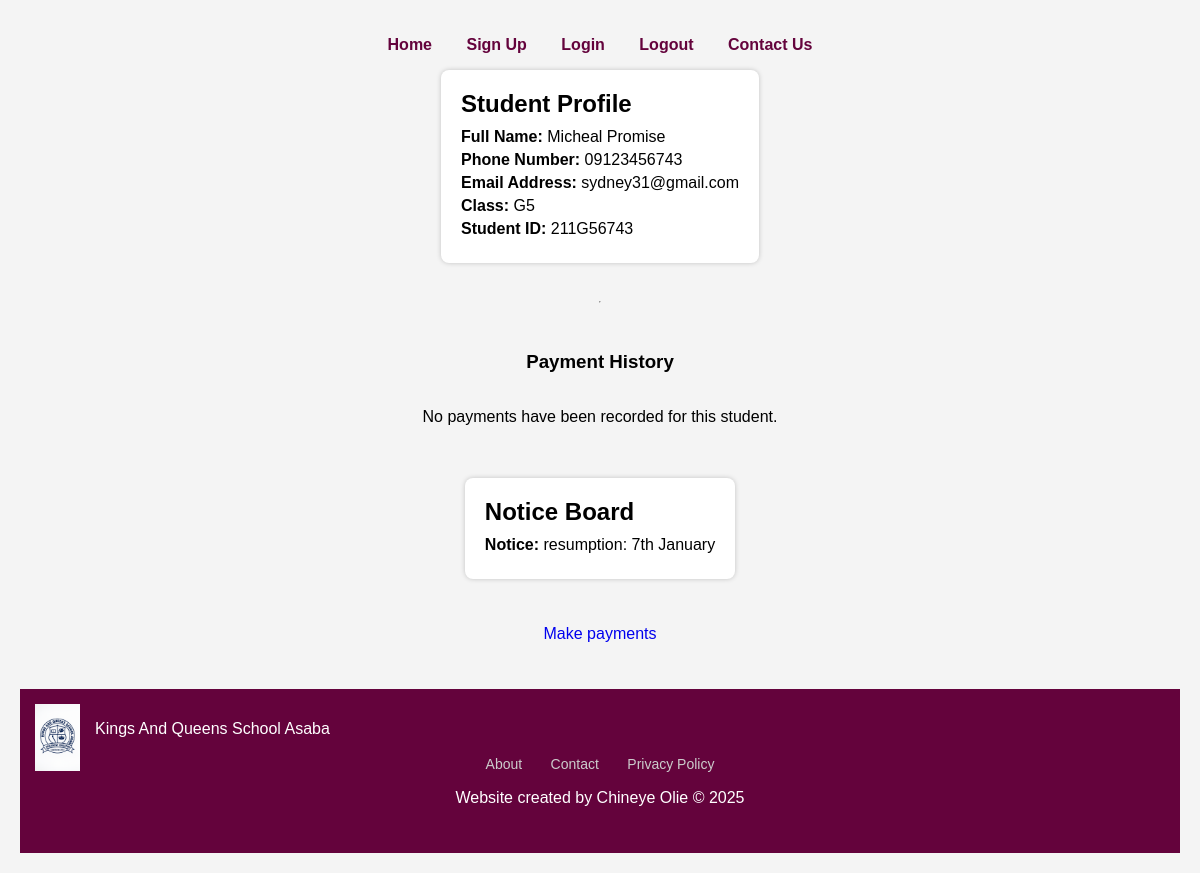
Screenshot of /adminstudent_profile/211G56743 with the database file from the repository.
### website/models.py (models this page shows)
class User(db.Model, UserMixin):
    id = db.Column(db.Integer, primary_key=True)
    student_id = db.Column(db.String(20), nullable=False)
    name = db.Column(db.String(100))
    email = db.Column(db.String(150), unique=True)
    phone = db.Column(db.String(20), nullable=False)
    password = db.Column(db.String(150), nullable=False)
    class_level = db.Column(db.String(10), nullable=False)

class Calender(db.Model, UserMixin):
    id = db.Column(db.Integer, primary_key=True)
    content= db.Column(db.Text)

### website/input.py (the view)
@input.route('/adminstudent_profile/<student_id>')
def student_profile(student_id):
    user = User.query.filter_by(student_id=student_id).first_or_404()
    payments = Payment.query.filter_by(student_id=student_id).all()
    calender = Calender.query.first()
    return render_template("adminstudent_profile.html", user=user, payments=payments, calender=calender)

### website/templates/adminstudent_profile.html (shortened to what this page needs)
<!DOCTYPE html>
<html lang="en">
<head>
    <link href="static/style.css" rel="stylesheet" >
</head>
<body>
    <nav>
        <ul>
            <li><a id="home" href="/">Home</a></li>
      <li><a id="signUp" href="/signup">Sign Up</a></li>
      <li><a id="login" href="/login">Login</a></li>
      <li><a id="logout" href="/logout">Logout</a></li>
      <li><a id="contact" href="/contact">Contact Us</a></li>
        </ul>
    </nav>
    <div class="profile-box">
        <div class="profile-title">Student Profile</div>
        <p class="profile-field"><strong>Full Name:</strong> {{ user.name }}</p>
        <p class="profile-field"><strong>Phone Number:</strong> {{ user.phone }}</p>
        <p class="profile-field"><strong>Email Address:</strong> {{ user.email }}</p>
        <p class="profile-field"><strong>Class:</strong> {{ user.class_level }}</p>
        <p class="profile-field"><strong>Student ID:</strong> {{ user.student_id }}</p>
    </div>
    <hr>
    <h3>Payment History</h3>
    {% if payments %}
        <table>
            <tr>
                <th>Amount Paid</th>
                <th>Date Paid</th>
                <th>Balance</th>
            </tr>
            {% for payment in payments %}
            <tr>
                <td>{{ payment.amount_paid }}</td>
                <td>{{ payment.date_paid }}</td>
                <td>{{ payment.balance }}</td>
            </tr>
            {% endfor %}
        </table>
    {% else %}
        <p>No payments have been recorded for this student.</p>
    {% endif %}
    <br><br>
    <div class="profile-box">
      <div class="profile-title">Notice Board</div>
      <p class="profile-field"><strong>Notice:</strong> {{ calender.content }}</p>
      </div>
  <p><a href="/payment">Make payments</p></a>
    <footer class="footer">
        <div class="footer-content">
          <img src= "{{ url_for('static', filename='file_0000000051a8620a8e2cce67cac70511.png') }}" alt="school logo" class="footer-logo">
      </div>
      <p class="footer-writing">Kings And Queens School Asaba</p>
      <br><br>
      <div class="footer-links">
        <a href="/about">About</a>
        <a href="/contact">Contact</a>
        <a href="/privacypolicy">Privacy Policy</a>
      </div>
        <p> Website created by Chineye Olie &copy; 2025</p>
      </footer>
</body>
</html>

### website/static/style.css (style rules this page uses)
body { background-color: #f0f0f0; font-family:sans-serif; display: flex; flex-direction: column; align-items: center; margin: 0; }
nav ul { list-style-type: none; padding: 0; }
nav ul li { display: inline; margin: 0 15px; }
nav ul li a { color: white; text-decoration: none; font-weight: bold; }
footer { margin-top: 30px; text-align: center; color: #555; }
.footer { background-color: rgb(100, 3, 60);; color: #fff; width: 100%; padding: 30px 0; text-align: center; position: relative; left: 0; bottom: 0; }
.footer-content { display: flex; flex-direction: column; align-items: center; gap: 15px; }
.footer-logo { width: 45px; height: auto; position: absolute; top: 15px; left: 15px; z-index: 2; }
.footer-writing { position: absolute; top: 15px; left: 75px; z-index: 2; }
.footer-links a { color: #ccc; margin: 0 12px; text-decoration: none; font-size: 14px; }
a { text-decoration: none; }
.profile-box { background: white; padding: 20px; margin-bottom: 30px; border-radius: 8px; box-shadow: 0 0 5px rgba(0,0,0,0.2); }
.profile-title { font-size: 24px; margin-bottom: 10px; font-weight: bold; }
.profile-field { margin: 5px 0; font-size: 16px; }
h3 { margin-top: 40px; }
body { font-family: Arial, sans-serif; padding: 20px; background: #f4f4f4; }

### website/templates/adminstudent_profile.html (style rules this page uses)
body { font-family: Arial, sans-serif; padding: 20px; background: #f4f4f4; }
.profile-box { background: white; padding: 20px; margin-bottom: 30px; border-radius: 8px; box-shadow: 0 0 5px rgba(0,0,0,0.2); }
.profile-title { font-size: 24px; margin-bottom: 10px; font-weight: bold; }
.profile-field { margin: 5px 0; font-size: 16px; }
h3 { margin-top: 40px; }
nav ul { list-style-type: none; padding: 0; }
nav ul li { display: inline; margin: 0 15px; }
nav ul li a { color: rgb(100, 3, 60); text-decoration: none; font-weight: bold; }
.footer { background-color: rgb(100, 3, 60);; color: #fff; width: 100%; padding: 30px 0; text-align: center; position: relative; left: 0; bottom: 0; }
.footer-content { display: flex; flex-direction: column; align-items: center; gap: 15px; }
.footer-logo { width: 45px; height: auto; position: absolute; top: 15px; left: 15px; z-index: 2; }
.footer-writing { position: absolute; top: 15px; left: 75px; z-index: 2; }
.footer-links a { color: #ccc; margin: 0 12px; text-decoration: none; font-size: 14px; }

### rows the page displays
User: name "Micheal Promise", phone "09123456743", email "sydney31@gmail.com", class_level "G5", student_id "211G56743"
Calender: content "resumption: 7th January"
